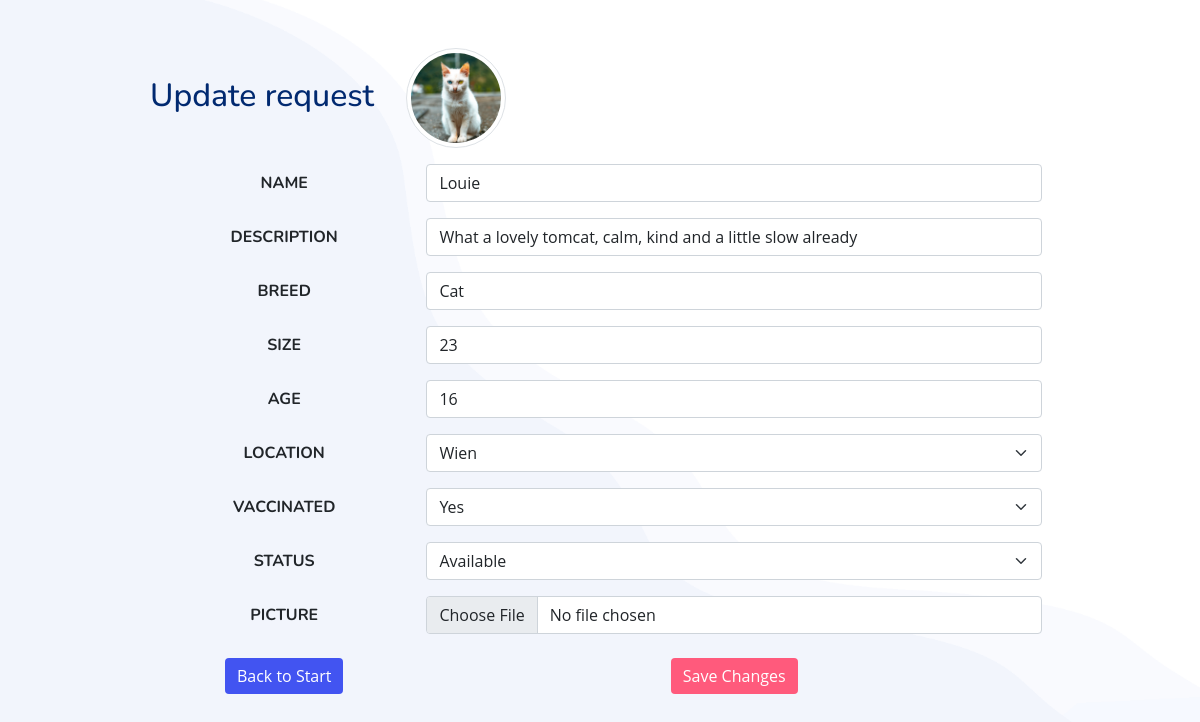
The page /pets/update.php?id=1 (signed in) on the database its author committed.
### tables this page shows
CREATE TABLE `animals` (
  `id` int(11) NOT NULL,
  `name` varchar(55) NOT NULL,
  `breed` varchar(55) NOT NULL,
  `picture` varchar(255) DEFAULT NULL,
  `descr` varchar(500) DEFAULT NULL,
  `size` int(11) DEFAULT NULL,
  `age` int(11) NOT NULL,
  `location` varchar(55) NOT NULL,
  `vaccinated` varchar(55) NOT NULL,
  `status` varchar(55) NOT NULL
);

### pets/update.php (the view, shortened to what this page needs)
<?php
require_once '../components/db_connect.php';
if ($_GET['id']) {
    $id = $_GET['id'];
    $sql = "SELECT * FROM animals WHERE id = {$id}";
    $result = mysqli_query($connect, $sql);
    if (mysqli_num_rows($result) == 1) {
        $data = mysqli_fetch_assoc($result);
        $name = $data['name'];
        $descr = $data['descr'];
        $breed = $data['breed'];
        $picture = $data['picture'];
        $size = $data['size'];
        $age = $data['age'];
    } else {
        header("location: error.php");
    }
} else {
    header("location: error.php");
}
?>
<!DOCTYPE html>
<html>
    <head>
        <?php require_once '../components/boot.php'?>
        <link rel="stylesheet" href="../styles/styles.css">
    </head>
    <body>
        <fieldset class="w-75 mx-auto my-5">
            <h2 class="text-center text-sm-start">Update request <img class='img-thumbnail rounded-circle ms-4' src='../pictures/<?php echo $picture ?>' alt="<?php echo $name ?>"></h2>
            <form action="actions/a_update.php"  method="post" enctype="multipart/form-data">
                <table class="table">
                <tr>
                        <th>Name</th>
                        <td><input class='form-control' type="text" name="name"  placeholder="Pet Name" value="<?php echo $name ?>"/></td>
                    </tr>
                    <tr>
                        <th>Description</th>
                        <td><input class='form-control' type="text" name="descr"  placeholder="Pet Description" value="<?php echo $descr ?>"/></td>
                    </tr>
                    <tr>
                        <th>Breed</th>
                        <td><input class='form-control' type="text" name="breed"  placeholder="Breed" value="<?php echo $breed ?>"/></td>
                    </tr>
                    <tr>
                        <th>Size</th>
                        <td><input class='form-control' type="number" name= "size" placeholder="Size" step="any" value="<?php echo $size ?>"/></td>
                    </tr>
                    <tr>
                        <th>Age</th>
                        <td><input class='form-control' type="number" name= "age" placeholder="Age" step="any" value="<?php echo $age ?>"/></td>
                    </tr>
                    <tr>
                        <th>Location</th>
                        <td>
                        <select class='form-select' type="text" name="location" id="location">
                            <option value="Wien">Wien</option>
                        </select>
                        </td>
                    </tr>
                    <tr>
                        <th>Vaccinated</th>
                        <td>
                        <select class='form-select' type="text" name="vaccinated" id="vaccinated">
                            <option value="Yes">Yes</option>
                        </select>
                        </td>
                    </tr>
                    <tr>
                        <th>Status</th>
                        <td>
                        <select class='form-select' type="text" name="status" id="status">
                            <option value="Available">Available</option>
                        </select>
                        </td>
                    </tr>
                    <tr>
                        <th>Picture</th>
                        <td><input class='form-control' type="file" name="picture" /></td>
                    </tr>
                    <tr>
                        <td><a href= "index.php"><button class="btn btn-tertiary" type="button">Back to Start</button></a></td>
                        <td><button class="btn btn-secondary" type= "submit">Save Changes</button></td>
                    </tr>
                </table>
            </form>
        </fieldset>
    </body>
</html>

### styles/styles.css (style rules this page uses)
:root { scroll-behavior: smooth; }
* { box-sizing: border-box; }
html { position: relative; }
body { margin-top: 2rem; background-color: #F2F5FB; background-image: url('../assets-template/img/hero-bg.png'); background-size: cover; background-position: top center; background-repeat: no-repeat; font-family: "Open Sans", sans-serif; color: #444444; }
a { color: #4154f1; text-decoration: none!important; }
h1, h2, h3, h4, h5, h6 { font-family: "Nunito", sans-serif; color: #012970; }
.img-thumbnail { width: 100px; height: 100px; object-fit: cover; }
th { text-transform: uppercase; font-family: "Nunito", sans-serif; }
td, th { text-align: center; vertical-align: middle; border: none; }
tr { text-align: center; }
button { margin: .5rem; transition: all 0.3s ease-in-out!important; }
.btn-secondary { background-color: #FF5A7C; border: none; }
.btn-tertiary { background-color: #4254F1; color: white; border: none; }

### rows shown on the page
animals: picture (picture), name "Louie", descr "What a lovely tomcat, calm, kind and a little slow already", breed "Cat", size "23", age "16"
